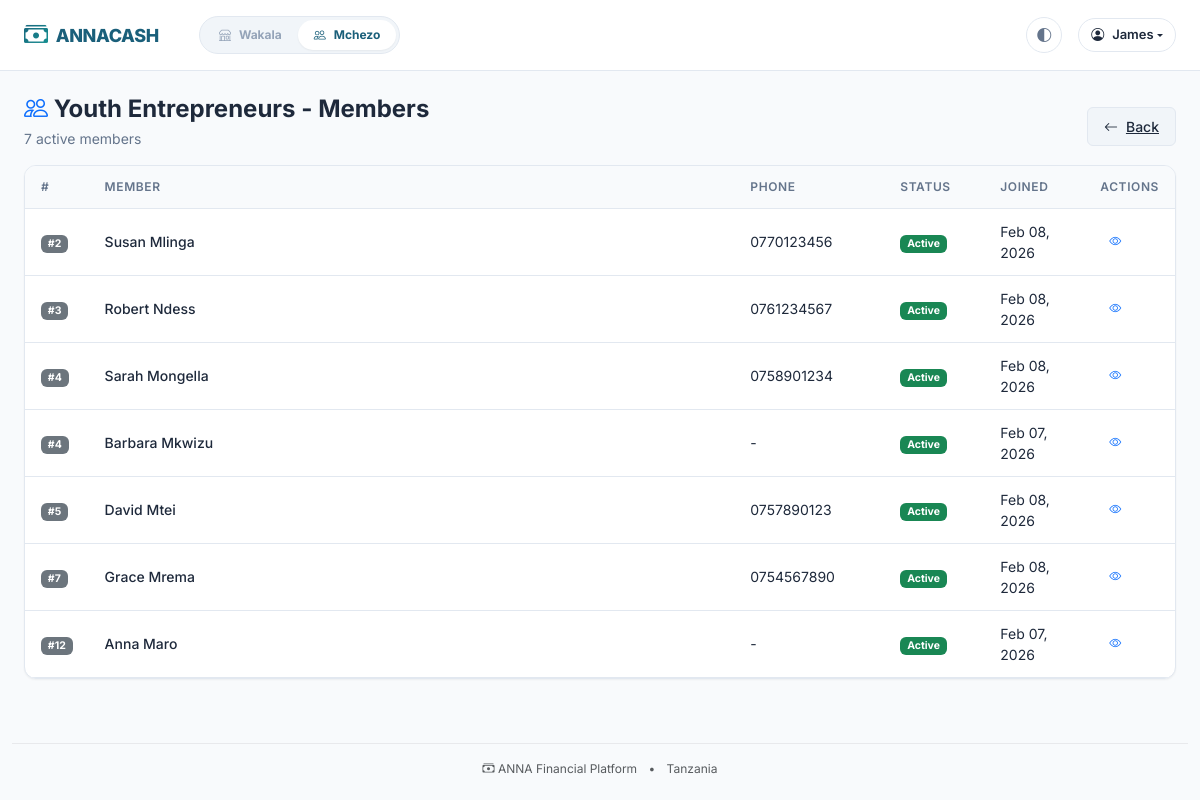
/mchezo/6/members/ (signed in), run on an earlier commit of the app's database.
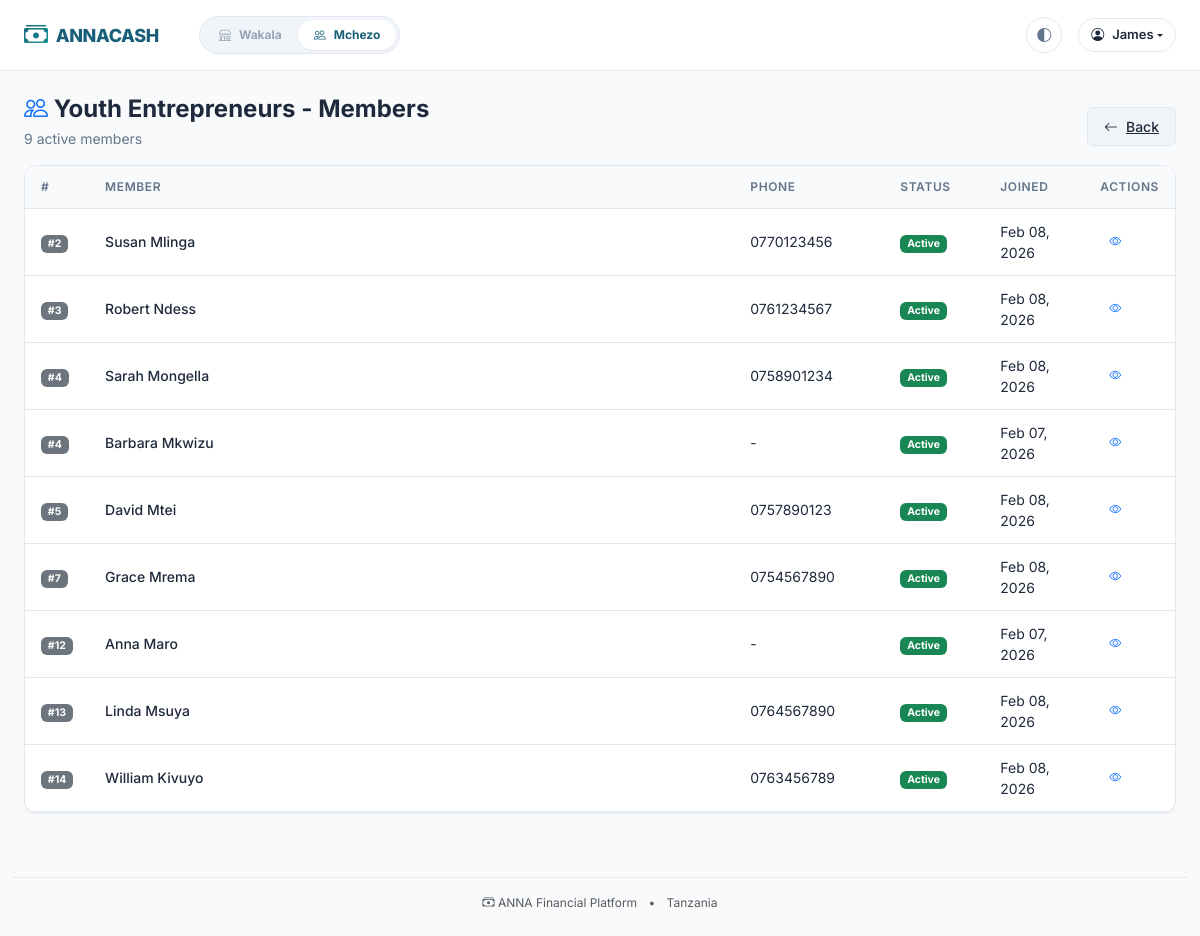
And on a later commit of the database.
### mchezo/models.py (models this page shows, shortened)
class Group(AuditableModel):
    name = models.CharField(max_length=200)
    description = models.TextField(blank=True)
    contribution_amount = models.DecimalField(
        max_digits=15, decimal_places=2, validators=[MinValueValidator(100)]
    )
    social_fund_contribution = models.DecimalField(
        max_digits=15,
        decimal_places=2,
        default=0,
        help_text="Fixed amount for 'Mfuko wa Jamii' per period",
    )
    late_fine_amount = models.DecimalField(
        max_digits=15,
        decimal_places=2,
        default=0,
        help_text="Standard fine for late contributions",
    )
    contribution_frequency = models.CharField(
        max_length=20,
        choices=[
            ("daily", "Daily"),
            ("weekly", "Weekly"),
            ("biweekly", "Bi-weekly"),
            ("monthly", "Monthly"),
        ],
        default="weekly",
    )
    max_members = models.PositiveIntegerField(default=10)
    contribution_day = models.PositiveIntegerField(
        help_text="Day of week (1=Monday, 7=Sunday) or day of month", default=1
    )
    contribution_time = models.TimeField(default=timezone.now)
    is_active = models.BooleanField(default=True)
    is_open = models.BooleanField(default=True, help_text="Allow new members to join")
    payout_order_method = models.CharField(
        max_length=30,
        choices=[
            ("random", "Random"),
            ("fixed", "Fixed (members choose)"),
            ("bidding", "Bidding (highest bidder wins)"),
            ("sequential", "Sequential (first come, first served)"),
        ],
        default="random",
    )
    class Meta:
        verbose_name = "Group"
        verbose_name_plural = "Groups"
        ordering = ["name"]

class Membership(AuditableModel):
    STATUS_CHOICES = [
        ("active", "Active"),
        ("completed", "Completed"),
        ("withdrawn", "Withdrawn"),
        ("defaulted", "Defaulted"),
    ]
    group = models.ForeignKey(
        Group, on_delete=models.CASCADE, related_name="memberships"
    )
    user = models.ForeignKey(
        settings.AUTH_USER_MODEL,
        on_delete=models.CASCADE,
        related_name="mchezo_memberships",
    )
    status = models.CharField(max_length=20, choices=STATUS_CHOICES, default="active")
    join_date = models.DateField(default=timezone.now)
    exit_date = models.DateField(blank=True, null=True)
    payout_order = models.PositiveIntegerField(
        null=True, blank=True, help_text="Position in payout order (1=first payout)"
    )
    phone_number = models.CharField(max_length=20, blank=True)
    alternate_phone = models.CharField(max_length=20, blank=True)
    emergency_contact_name = models.CharField(max_length=200, blank=True)
    emergency_contact_phone = models.CharField(max_length=20, blank=True)
    class Meta:
        unique_together = ("group", "user")
        ordering = ["payout_order"]
        verbose_name = "Membership"
        verbose_name_plural = "Memberships"

### accounts/models.py (models this page shows, shortened)
class User(AbstractBaseUser, PermissionsMixin):
    email = models.EmailField(unique=True)
    phone_number = models.CharField(max_length=20, unique=True, blank=True, null=True)
    first_name = models.CharField(max_length=100)
    last_name = models.CharField(max_length=100)
    is_active = models.BooleanField(default=True)
    is_staff = models.BooleanField(default=False)
    is_superuser = models.BooleanField(default=False)
    date_joined = models.DateTimeField(default=timezone.now)
    last_login = models.DateTimeField(blank=True, null=True)
    profile_image = models.ImageField(upload_to="profiles/", blank=True, null=True)
    bio = models.TextField(blank=True)
    timezone = models.CharField(max_length=50, default="Africa/Nairobi")
    national_id = models.CharField(max_length=20, blank=True, null=True)
    region = models.CharField(max_length=100, blank=True)
    district = models.CharField(max_length=100, blank=True)
    objects = UserManager()
    USERNAME_FIELD = "email"
    REQUIRED_FIELDS = ["first_name", "last_name"]
    class Meta:
        verbose_name = "User"
        verbose_name_plural = "Users"
        ordering = ["-date_joined"]
    def get_full_name(self):
        return f"{self.first_name} {self.last_name}".strip()

### mchezo/views.py (the view)
class MchezoMemberListView(ListView):
    model = Membership
    template_name = "mchezo/member_list.html"
    context_object_name = "memberships"
    def get_queryset(self):
        group_id = self.kwargs["group_id"]
        return Membership.objects.filter(
            group_id=group_id, is_deleted=False, status="active"
        ).select_related("user")
    def get_context_data(self, **kwargs):
        context = super().get_context_data(**kwargs)
        group = get_object_or_404(Group, pk=self.kwargs["group_id"])
        context["group"] = group
        return context

### core/context_processors.py (called while the page is built, shortened)
def navigation_context(request):
    from core.models import WakalaRole, MchezoRole
    wakala_roles = WakalaRole.objects.filter(
        user=request.user, is_active=True
    ).select_related("wakala")
    wakalas = [role.wakala for role in wakala_roles]
    mchezo_roles = MchezoRole.objects.filter(
        user=request.user, is_active=True
    ).select_related("group")
    mchezo_groups = [role.group for role in mchezo_roles]
    return {
        "wakalas": wakalas,
        "mchezo_groups": mchezo_groups,
        "has_wakala_access": len(wakalas) > 0,
        "has_mchezo_access": len(mchezo_groups) > 0,
    }

### core/models.py (called while the page is built)
    def get_queryset(self):
        return super().get_queryset().filter(is_deleted=False)

### core/permissions.py (called while the page is built)
def has_mchezo_role(user, group, roles):
    from core.models import MchezoRole
    if user.is_superuser:
        return True
    return MchezoRole.objects.filter(
        user=user, group=group, role__in=roles, is_active=True
    ).exists()

### core/templatetags/permissions.py (called while the page is built)
@register.simple_tag
def can_manage_members(user, group):
    if user.is_superuser:
        return True
    from core.permissions import has_mchezo_role
    return has_mchezo_role(user, group, ["admin"])

### templates/mchezo/member_list.html (shortened to what this page needs)
{% extends 'base.html' %}
{% load permissions %}
{% block content %}
<div class="anna-page-header">
    <div class="d-flex justify-content-between align-items-start flex-wrap">
        <div class="me-3">
            <h4 class="anna-page-title">
                <i class="bi bi-people text-primary"></i> {{ group.name }} - Members
            </h4>
            <p class="anna-page-subtitle">{{ group.memberships.count }} active members</p>
        </div>
        <div class="anna-page-actions">
            <a href="{% url 'dashboard:mchezo' group_id=group.id %}" class="anna-btn anna-btn-secondary">
                <i class="bi bi-arrow-left"></i> <span class="d-none d-sm-inline">Back</span>
            </a>
            {% can_manage_members user group as can_manage %}
        </div>
    </div>
</div>
<div class="anna-card">
    <div class="anna-card-body p-0">
        {% if memberships %}
        <div class="table-responsive">
            <table class="anna-table mb-0">
                <thead>
                    <tr>
                        <th style="width: 50px;">#</th>
                        <th>Member</th>
                        <th class="d-none d-md-table-cell" style="width: 150px;">Phone</th>
                        <th style="width: 100px;">Status</th>
                        <th style="width: 100px;">Joined</th>
                        <th style="width: 60px;">Actions</th>
                    </tr>
                </thead>
                <tbody>
                    {% for membership in memberships %}
                    <tr>
                        <td>
                            <span class="badge bg-secondary">#{{ membership.payout_order|default:forloop.counter }}</span>
                        </td>
                        <td>
                            <div class="fw-medium">{{ membership.user.get_full_name }}</div>
                        </td>
                        <td class="d-none d-md-table-cell">{{ membership.phone_number|default:"-" }}</td>
                        <td>
                            {% if membership.status == 'active' %}
                            <span class="badge bg-success">Active</span>
                            {% elif membership.status == 'defaulted' %}
                            <span class="badge bg-danger">Defaulted</span>
                            {% elif membership.status == 'completed' %}
                            <span class="badge bg-info">Completed</span>
                            {% elif membership.status == 'withdrawn' %}
                            <span class="badge bg-warning">Withdrawn</span>
                            {% else %}
                            <span class="badge bg-secondary">{{ membership.status|title }}</span>
                            {% endif %}
                        </td>
                        <td>{{ membership.join_date|date:"M d, Y" }}</td>
                        {% if can_manage %}
                        <td>
                            <a href="{% url 'mchezo:edit_member' group_id=group.id membership_id=membership.id %}" class="anna-btn anna-btn-sm anna-btn-icon" title="Edit">
                                <i class="bi bi-pencil"></i>
                            </a>
                        </td>
                        {% else %}
                        <td>
                            <a href="{% url 'mchezo:member_detail' group_id=group.id membership_id=membership.id %}" class="anna-btn anna-btn-sm anna-btn-icon" title="View">
                                <i class="bi bi-eye"></i>
                            </a>
                        </td>
                        {% endif %}
                    </tr>
                    {% endfor %}
                </tbody>
            </table>
        </div>
        {% endif %}
    </div>
</div>
{% endblock %}

What changed in the data, as far as the page shows it:
computed for Group "Youth Entrepreneurs": memberships.count "7" → "9"
added Membership: payout_order "13", user.get_full_name "Linda Msuya", phone_number "0764567890", status "Active", join_date "Feb 08, 2026"
added Membership: payout_order "14", user.get_full_name "William Kivuyo", phone_number "0763456789", status "Active", join_date "Feb 08, 2026"
